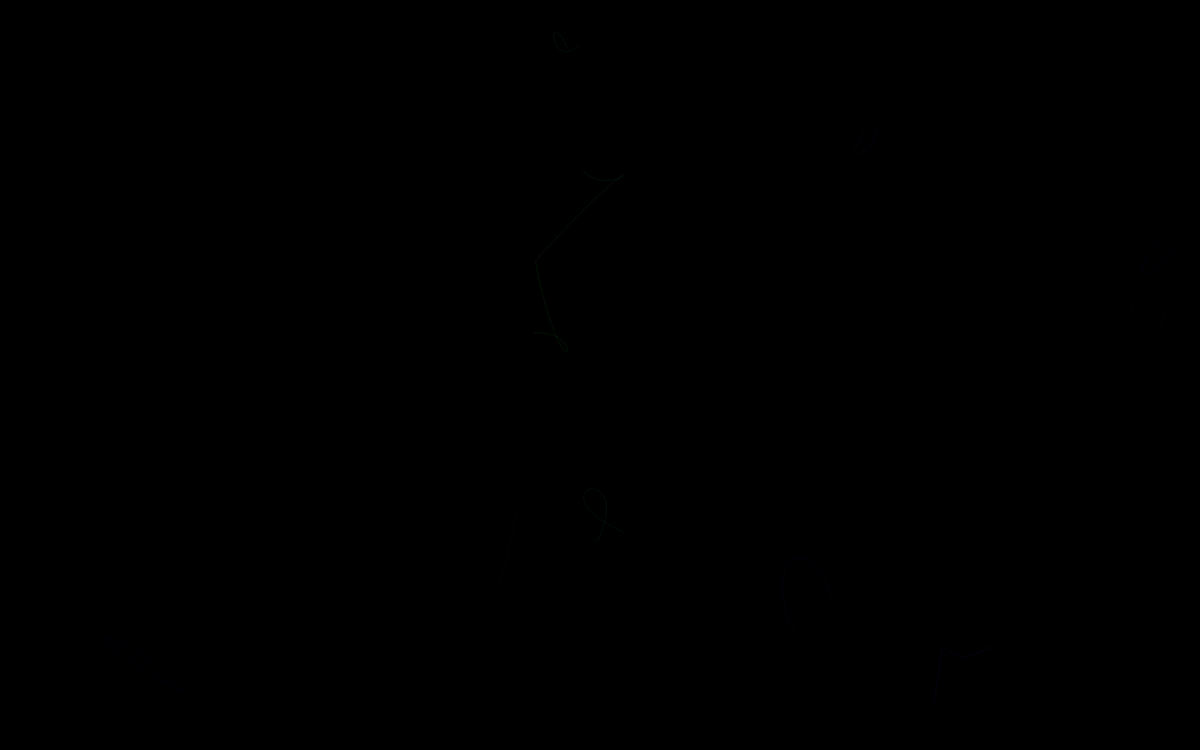
Frame 1 (no input)
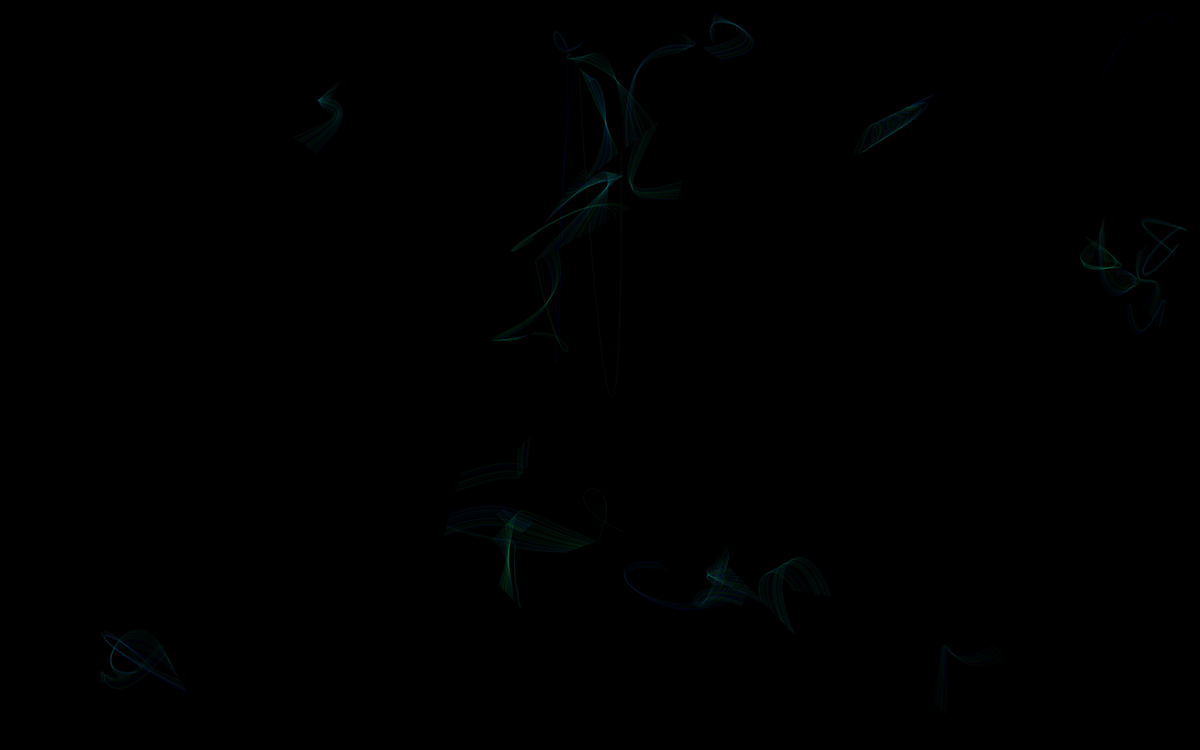
Frame 60 (no input)
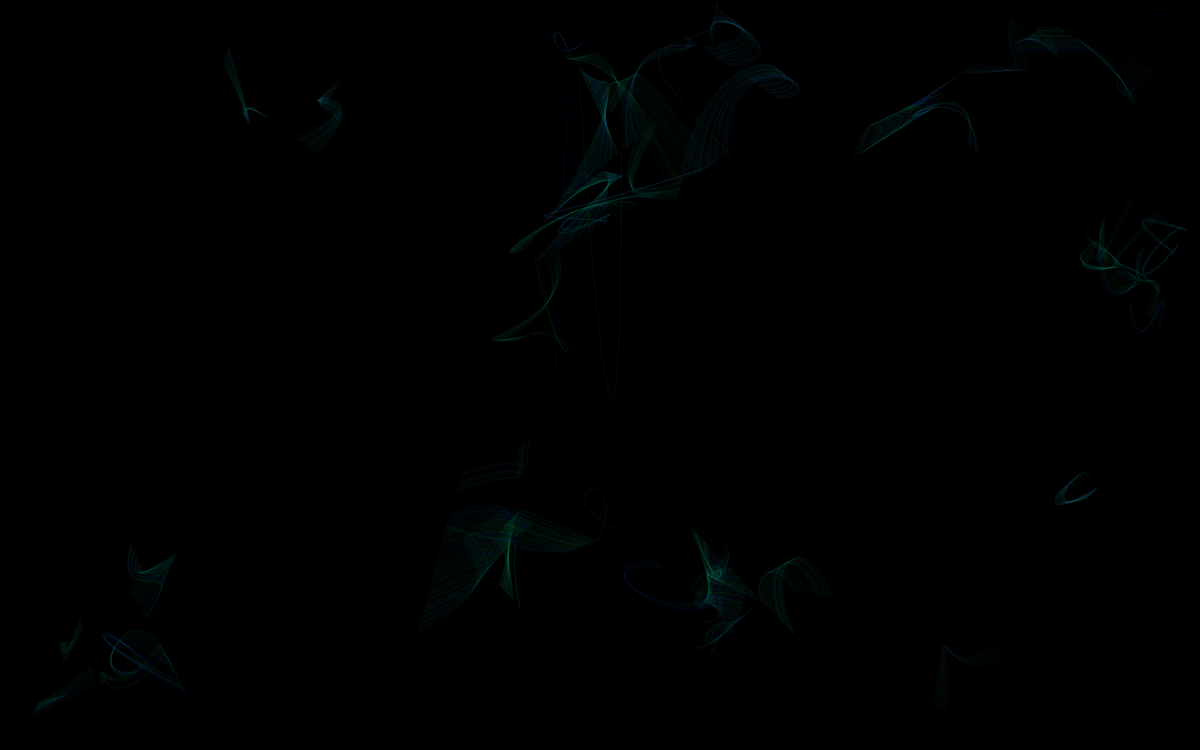
Frame 120 (the mouse pressed at the canvas centre since frame 60)

The p5.js sketch that drew these frames (run headless with seeded random() and noise() and a simulated clock; from frame 60 on, the mouse is pressed at the canvas centre):

// p5.js sketch
// ── sketch.js
var agents = [];

var numAgents = 100;
var maxSpeed = 2;
var minRadius = 20;
var maxRadius = 80;

function setup() {
  createCanvas(1440, 900);
  
  for (var i=0; i<numAgents; i++) {
    var a = new Agent(random(width), random(height), random(-maxSpeed, maxSpeed), random(-maxSpeed, maxSpeed), random(minRadius, maxRadius));
    agents.push(a);
  }

  background(0);
}

function draw() {
  // update loop for the agents
  for (var i=0; i<agents.length; i++) {
    // update the agents position
    agents[i].update(); 

    agents[i].intersectingAgents = [];

    
    for (var j=i+1; j<agents.length; j++) {

      if (checkIfAgentsIntersecting(agents[i], agents[j])) {

        agents[i].intersectingAgents.push(agents[j]);
        agents[j].intersectingAgents.push(agents[i]);
      }
    }
  }

  for (var i=0; i<agents.length; i++) {

    if (agents[i].intersectingAgents.length == 3) {
      var intersectingAgent1 = agents[i].intersectingAgents[0];
      var intersectingAgent2 = agents[i].intersectingAgents[1];
      var intersectingAgent3 = agents[i].intersectingAgents[2];
      
      stroke(random(55), random(255), random(255), 20);
      noFill();
      bezier(agents[i].position.x, agents[i].position.y, 
      intersectingAgent1.position.x, intersectingAgent1.position.y, 
      intersectingAgent2.position.x, intersectingAgent2.position.y, 
      intersectingAgent3.position.x, intersectingAgent3.position.y);
    }
    
  }
}


function checkIfAgentsIntersecting(a, b) {    // a and b are agents
  var d = dist(a.position.x, a.position.y, b.position.x, b.position.y);
  if (d < a.radius + b.radius) {
    return true;
  }
  else {
    return false;
  }
}


function Agent(x_, y_, vx_, vy_, rad) {
  this.position = {x:x_, y:y_};   // position of the agent
  this.velocity = {x:vx_, y:vy_}; // velocity (speed) of the agent
  this.radius = rad;              // radius of the agent
  this.intersectingAgents = [];   // an array of the other agents which are intersecting with this agent
  
  // add velocity to the position to move the circle
  this.update = function() {
    this.position.x += this.velocity.x;
    this.position.y += this.velocity.y;
    this.wrap();
  }
  
  // wrapping function to wrap the agent around the screen
  // if it goes off of it
  this.wrap = function() {
    if (this.position.x > width) {
      this.position.x = 0;
    }
    if (this.position.x < 0) {
      this.position.x = width;
    }
    if (this.position.y > height) {
      this.position.y = 0;
    }
    if (this.position.y < 0) {
      this.position.y = height;
    }
  }
  
  // draw the agent
  this.draw = function() {
    noFill();
    ellipse(this.position.x, this.position.y, 2 * this.radius, 2 * this.radius);
    var angle = atan2(this.velocity.y, this.velocity.x);
    line(this.position.x, this.position.y, this.position.x + this.radius * cos(angle), this.position.y + this.radius * sin(angle));
  }
}
